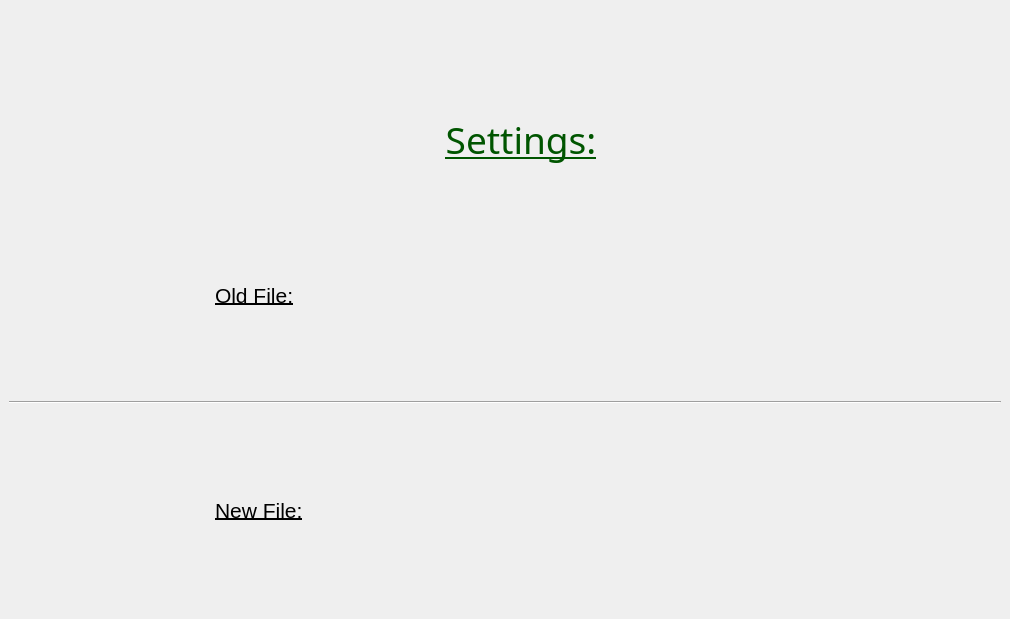
<?xml version="1.0" encoding="UTF-8"?>
<ui version="4.0">
 <class>MainWindow</class>
 <widget class="QMainWindow" name="MainWindow">
  <property name="windowModality">
   <enum>Qt::ApplicationModal</enum>
  </property>
  <property name="geometry">
   <rect>
    <x>0</x>
    <y>0</y>
    <width>1010</width>
    <height>619</height>
   </rect>
  </property>
  <property name="windowTitle">
   <string>findBytes GUI</string>
  </property>
  <widget class="QWidget" name="centralwidget">
   <layout class="QGridLayout" name="gridLayout_2">
    <item row="1" column="3">
     <widget class="QLabel" name="oldFileSet">
      <property name="sizePolicy">
       <sizepolicy hsizetype="Preferred" vsizetype="Minimum">
        <horstretch>0</horstretch>
        <verstretch>0</verstretch>
       </sizepolicy>
      </property>
      <property name="minimumSize">
       <size>
        <width>110</width>
        <height>40</height>
       </size>
      </property>
      <property name="font">
       <font>
        <pointsize>12</pointsize>
       </font>
      </property>
      <property name="text">
       <string>&lt;placeholder&gt;</string>
      </property>
     </widget>
    </item>
    <item row="1" column="0">
     <spacer name="horizontalSpacer">
      <property name="orientation">
       <enum>Qt::Horizontal</enum>
      </property>
      <property name="sizeType">
       <enum>QSizePolicy::Fixed</enum>
      </property>
      <property name="sizeHint" stdset="0">
       <size>
        <width>200</width>
        <height>20</height>
       </size>
      </property>
     </spacer>
    </item>
    <item row="0" column="2" colspan="2">
     <widget class="QLabel" name="settings">
      <property name="sizePolicy">
       <sizepolicy hsizetype="Preferred" vsizetype="Preferred">
        <horstretch>0</horstretch>
        <verstretch>0</verstretch>
       </sizepolicy>
      </property>
      <property name="minimumSize">
       <size>
        <width>300</width>
        <height>100</height>
       </size>
      </property>
      <property name="maximumSize">
       <size>
        <width>300</width>
        <height>100</height>
       </size>
      </property>
      <property name="font">
       <font>
        <family>Ink Free</family>
        <pointsize>28</pointsize>
        <underline>true</underline>
       </font>
      </property>
      <property name="styleSheet">
       <string notr="true">color: rgb(0, 85, 0);</string>
      </property>
      <property name="text">
       <string>Settings:</string>
      </property>
      <property name="alignment">
       <set>Qt::AlignCenter</set>
      </property>
     </widget>
    </item>
    <item row="2" column="0" colspan="5">
     <widget class="Line" name="line">
      <property name="minimumSize">
       <size>
        <width>845</width>
        <height>3</height>
       </size>
      </property>
      <property name="orientation">
       <enum>Qt::Horizontal</enum>
      </property>
     </widget>
    </item>
    <item row="1" column="1" colspan="2">
     <widget class="QLabel" name="oldFile">
      <property name="sizePolicy">
       <sizepolicy hsizetype="Preferred" vsizetype="Preferred">
        <horstretch>0</horstretch>
        <verstretch>0</verstretch>
       </sizepolicy>
      </property>
      <property name="minimumSize">
       <size>
        <width>150</width>
        <height>40</height>
       </size>
      </property>
      <property name="maximumSize">
       <size>
        <width>150</width>
        <height>40</height>
       </size>
      </property>
      <property name="font">
       <font>
        <pointsize>16</pointsize>
        <underline>true</underline>
       </font>
      </property>
      <property name="text">
       <string>Old File:</string>
      </property>
     </widget>
    </item>
    <item row="3" column="0">
     <spacer name="horizontalSpacer_2">
      <property name="orientation">
       <enum>Qt::Horizontal</enum>
      </property>
      <property name="sizeType">
       <enum>QSizePolicy::Fixed</enum>
      </property>
      <property name="sizeHint" stdset="0">
       <size>
        <width>200</width>
        <height>20</height>
       </size>
      </property>
     </spacer>
    </item>
    <item row="3" column="3">
     <widget class="QLabel" name="newFileSet">
      <property name="minimumSize">
       <size>
        <width>110</width>
        <height>40</height>
       </size>
      </property>
      <property name="font">
       <font>
        <pointsize>12</pointsize>
       </font>
      </property>
      <property name="text">
       <string>&lt;placeholder&gt;</string>
      </property>
     </widget>
    </item>
    <item row="3" column="1">
     <widget class="QLabel" name="newFile">
      <property name="sizePolicy">
       <sizepolicy hsizetype="Preferred" vsizetype="Preferred">
        <horstretch>0</horstretch>
        <verstretch>0</verstretch>
       </sizepolicy>
      </property>
      <property name="minimumSize">
       <size>
        <width>150</width>
        <height>40</height>
       </size>
      </property>
      <property name="maximumSize">
       <size>
        <width>150</width>
        <height>40</height>
       </size>
      </property>
      <property name="font">
       <font>
        <pointsize>16</pointsize>
        <underline>true</underline>
       </font>
      </property>
      <property name="text">
       <string>New File:</string>
      </property>
     </widget>
    </item>
   </layout>
  </widget>
 </widget>
 <resources/>
 <connections/>
</ui>
